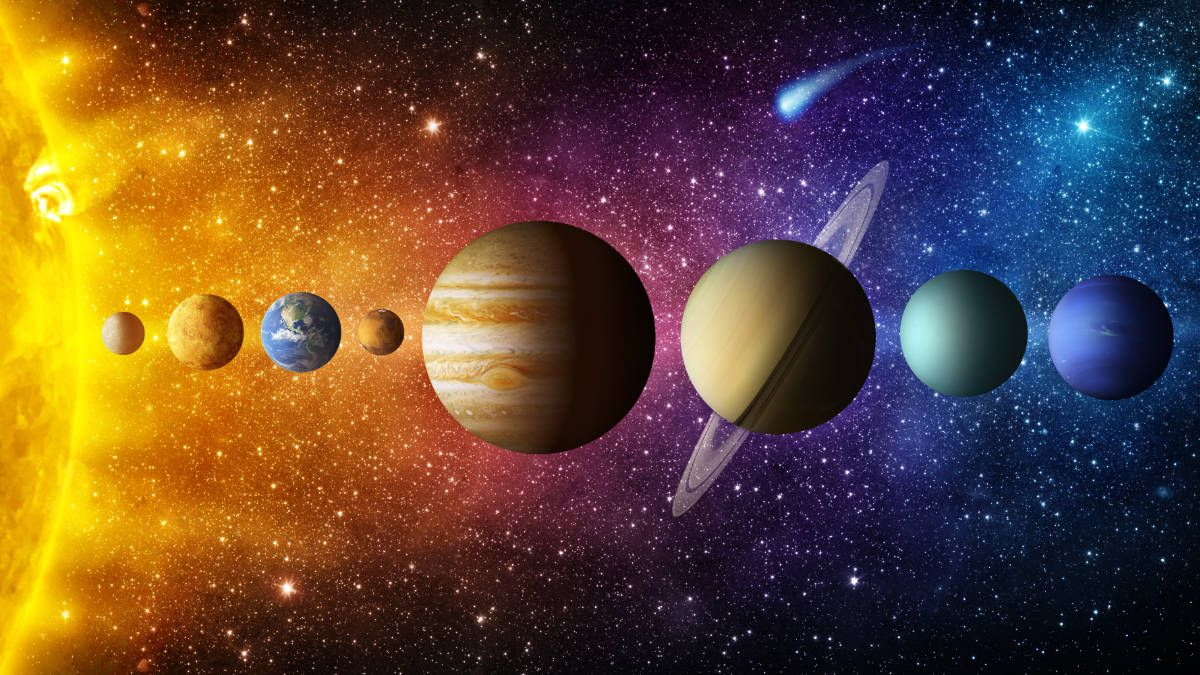
#> input picture plaentas.jpg, 1200 x 675 px
$ jupyter execute desafiodimensionalidade.ipynb
#> lines starting #> are read from the running program, lines starting #| are printed output that depends on the picture; after the words box and inside, x2 and y2 are one past the last pixel; in counts of white or black regions, pixels touching at a corner belong together
[cell 1]
from google.colab import files
import cv2
import numpy as np
import matplotlib.pyplot as plt

[cell 2]
print("Faça o upload da imagem")
uploaded = files.upload()
#> the answer given: plaentas.jpg
nome_arquivo = list(uploaded.keys())[0]

[cell 3]
imagem = cv2.imread(nome_arquivo)
#> imagem is the input picture: shape (675, 1200, 3); mean B, G, R 50.9, 69.9, 96
if imagem is None:
    print("Não foi possível carregar a imagem")
    exit()

altura, largura, _ = imagem.shape
#> altura = 675; largura = 1200

[cell 4]
imagem_cinza = np.zeros((altura, largura), dtype=np.uint8)

[cell 5]
for i in range(altura):
    for j in range(largura):
        azul, verde, vermelho = imagem[i, j]
        cinza = (vermelho * 0.3) + (verde * 0.59) + (azul * 0.11)
        imagem_cinza[i, j] = int(cinza)
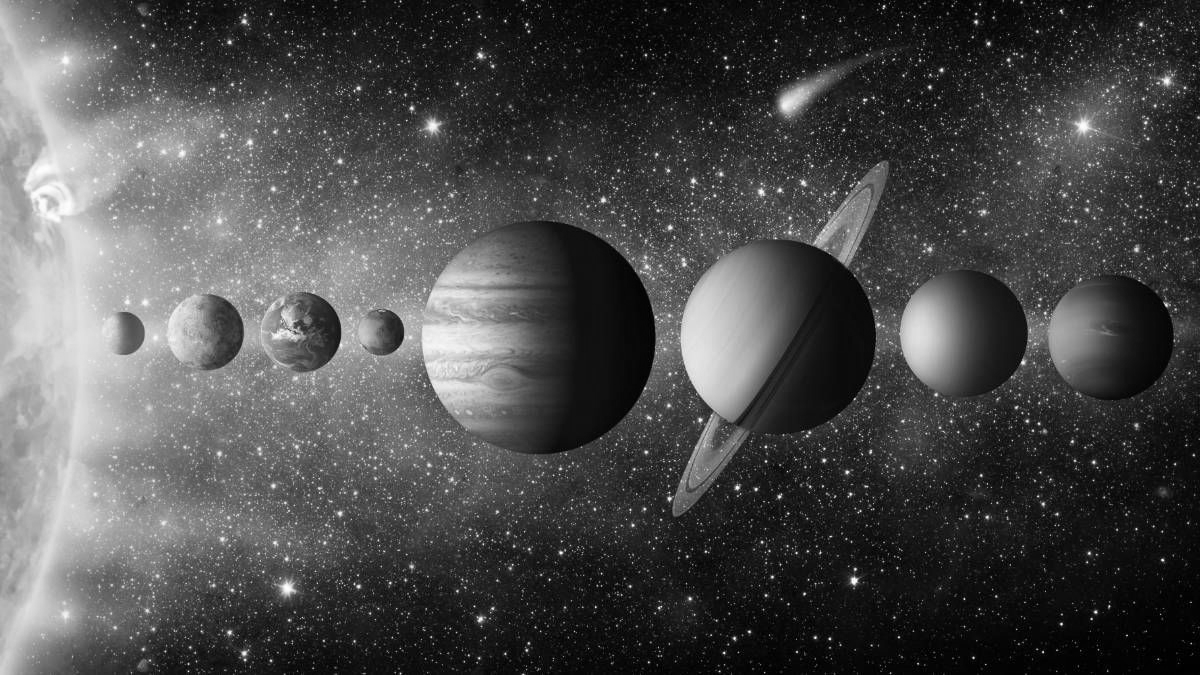
#> imagem_cinza: shape (675, 1200); min 0, max 254, mean 75.1

[cell 6]
imagem_binaria = np.zeros((altura, largura), dtype=np.uint8)
limiar = 128

[cell 7]
for i in range(altura):
    for j in range(largura):
        if imagem_cinza[i, j] > limiar:
            imagem_binaria[i, j] = 255
        else:
            imagem_binaria[i, j] = 0
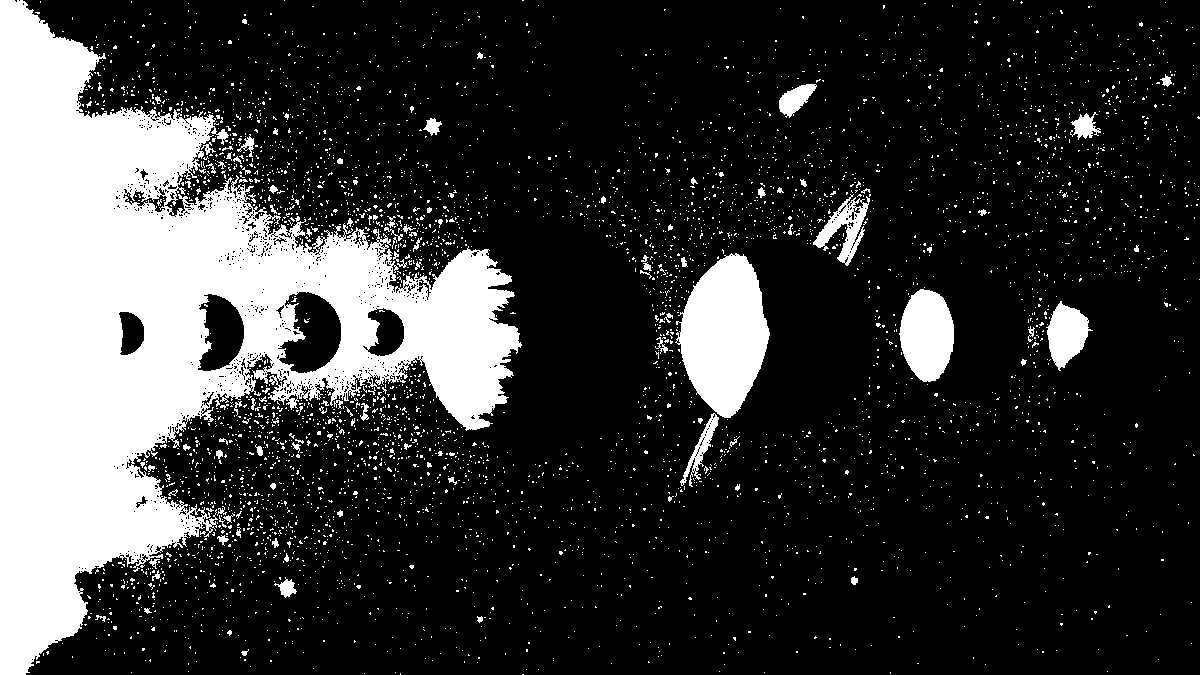
#> imagem_binaria: shape (675, 1200); 21.5% white; 4467 white regions (4361 under 20 px), largest, box (x1, y1, x2, y2) and area: (0, 0, 522, 675) 138493, (675, 253, 770, 418) 10431, (899, 289, 954, 382) 3857

[cell 8]
plt.figure(figsize=(12, 4))

plt.subplot(1, 3, 1)
plt.imshow(cv2.cvtColor(imagem, cv2.COLOR_BGR2RGB))
plt.title('Original')
plt.axis('off')

plt.subplot(1, 3, 2)
plt.imshow(imagem_cinza, cmap='gray')
plt.title('Tons de Cinza')
plt.axis('off')

plt.subplot(1, 3, 3)
plt.imshow(imagem_binaria, cmap='gray')
plt.title('Binária')
plt.axis('off')

plt.tight_layout()
plt.show()
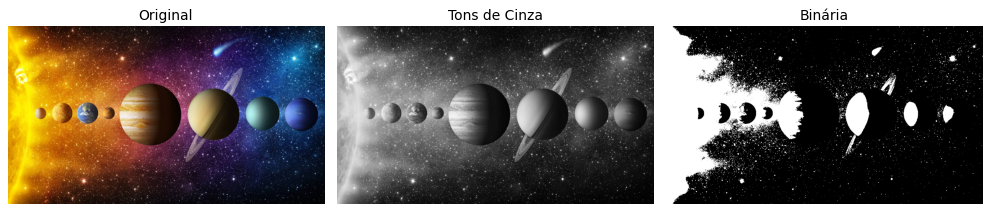
#> figure drawn by matplotlib, 3 panels
